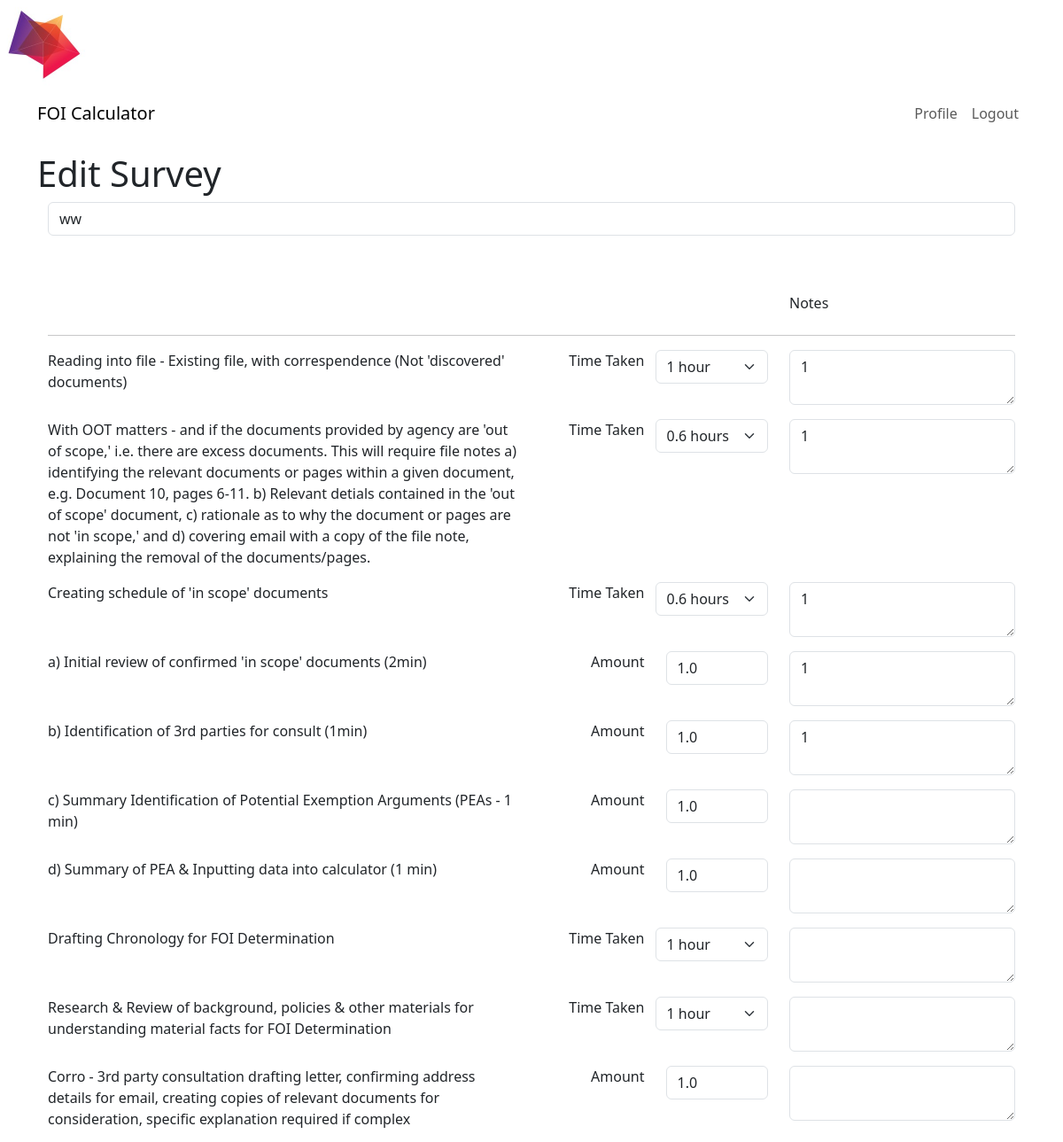
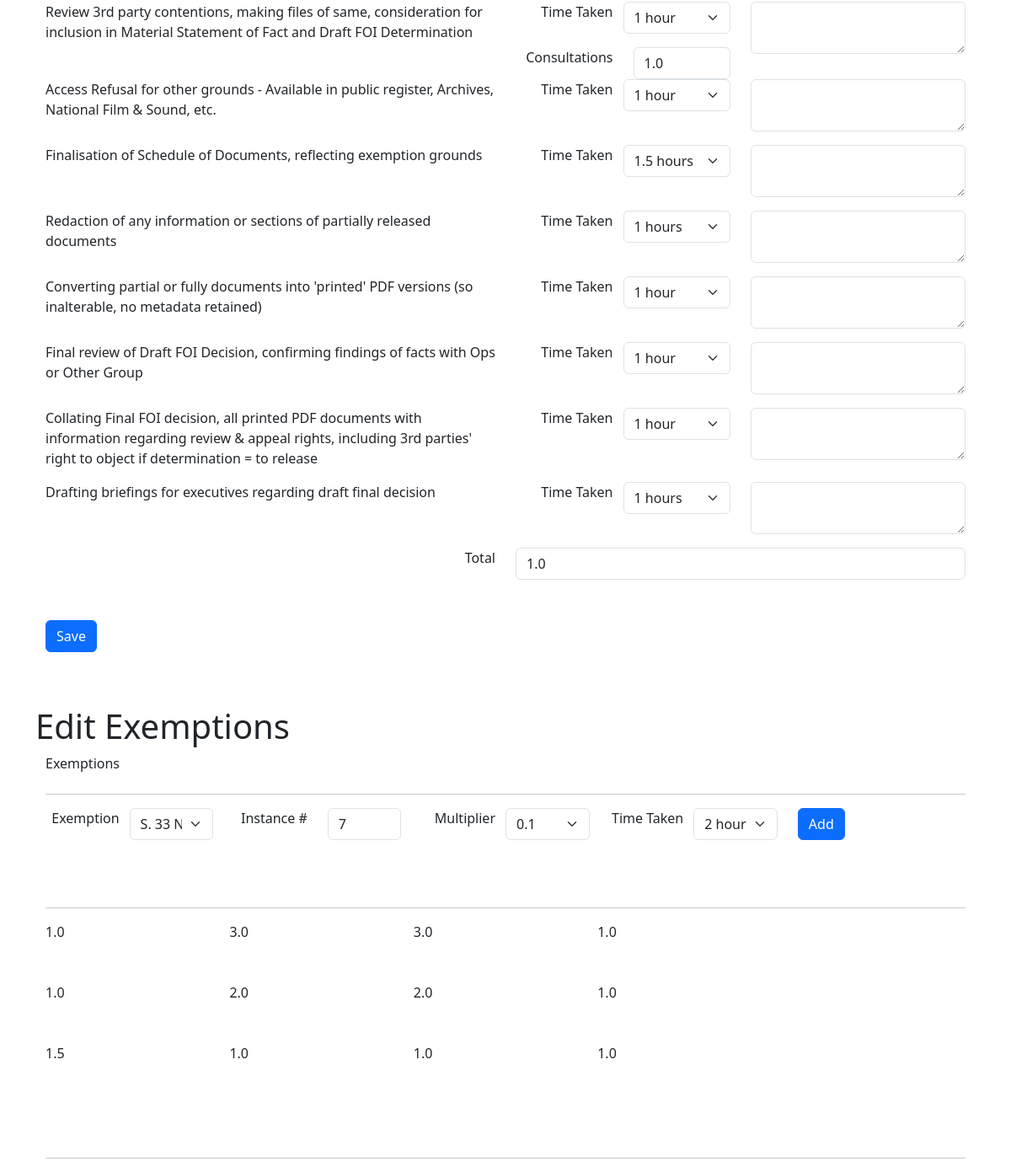
Screenshot of /edit_survey/2 (signed in) with the database file from the repository (2 pictures, top to bottom).
### app/models.py (models this page shows, shortened)
class Survey(db.Model):
    id: so.Mapped[int] = so.mapped_column(primary_key=True, autoincrement=True)
    timestamp: so.Mapped[datetime] = so.mapped_column(
        index=True, default=lambda: datetime.now(timezone.utc))
    user_id: so.Mapped[int] = so.mapped_column(sa.ForeignKey(User.id),
                                               index=True)
    author: so.Mapped[User] = so.relationship(back_populates='surveys')
    survey_name: so.Mapped[str] = so.mapped_column(sa.String(140), nullable=False, default="Untitled Survey")
    exemptions: so.WriteOnlyMapped['Exemption'] = so.relationship(
        back_populates='author')
    field1: so.Mapped[float] = so.mapped_column(sa.Float,nullable=True)
    comment1: so.Mapped[str] = so.mapped_column(sa.String(140), nullable=True)
    field2: so.Mapped[float] = so.mapped_column(sa.Float,nullable=True)
    comment2: so.Mapped[str] = so.mapped_column(sa.String(140),nullable=True)
    field3: so.Mapped[float] = so.mapped_column(sa.Float,nullable=True)
    comment3: so.Mapped[str] = so.mapped_column(sa.String(140),nullable=True)
    field4: so.Mapped[float] = so.mapped_column(sa.Float,nullable=True)
    comment4: so.Mapped[str] = so.mapped_column(sa.String(140),nullable=True)
    field5: so.Mapped[float] = so.mapped_column(sa.Float,nullable=True)
    comment5: so.Mapped[str] = so.mapped_column(sa.String(140),nullable=True)
    field6: so.Mapped[float] = so.mapped_column(sa.Float,nullable=True)
    comment6: so.Mapped[str] = so.mapped_column(sa.String(140),nullable=True)
    field7: so.Mapped[float] = so.mapped_column(sa.Float,nullable=True)
    comment7: so.Mapped[str] = so.mapped_column(sa.String(140),nullable=True)
    field8: so.Mapped[float] = so.mapped_column(sa.Float,nullable=True)
    comment8: so.Mapped[str] = so.mapped_column(sa.String(140),nullable=True)
    field9: so.Mapped[float] = so.mapped_column(sa.Float,nullable=True)
    comment9: so.Mapped[str] = so.mapped_column(sa.String(140),nullable=True)
    field10: so.Mapped[float] = so.mapped_column(sa.Float,nullable=True)
    comment10: so.Mapped[str] = so.mapped_column(sa.String(140),nullable=True)
    field11: so.Mapped[float] = so.mapped_column(sa.Float,nullable=True)
    field12: so.Mapped[float] = so.mapped_column(sa.Float,nullable=True)
    comment12: so.Mapped[str] = so.mapped_column(sa.String(140),nullable=True)
    field13: so.Mapped[float] = so.mapped_column(sa.Float,nullable=True)
    comment13: so.Mapped[str] = so.mapped_column(sa.String(140),nullable=True)
    field14: so.Mapped[float] = so.mapped_column(sa.Float,nullable=True)
    comment14: so.Mapped[str] = so.mapped_column(sa.String(140),nullable=True)
    field15: so.Mapped[float] = so.mapped_column(sa.Float,nullable=True)
    comment15: so.Mapped[str] = so.mapped_column(sa.String(140),nullable=True)
    field16: so.Mapped[float] = so.mapped_column(sa.Float,nullable=True)
    comment16: so.Mapped[str] = so.mapped_column(sa.String(140),nullable=True)
    field17: so.Mapped[float] = so.mapped_column(sa.Float,nullable=True)
    comment17: so.Mapped[str] = so.mapped_column(sa.String(140),nullable=True)
    field18: so.Mapped[float] = so.mapped_column(sa.Float,nullable=True)
    comment18: so.Mapped[str] = so.mapped_column(sa.String(140),nullable=True)
    field19: so.Mapped[float] = so.mapped_column(sa.Float,nullable=True)
    comment19: so.Mapped[str] = so.mapped_column(sa.String(140),nullable=True)
    result: so.Mapped[float] = so.mapped_column(sa.Float,nullable=True)
    def following_exemptions(self):
        return (
        sa.select(Exemption)
        .join(Survey, Exemption.survey_id == Survey.id)  # Fix here
        .where(Survey.id == self.id)
        .group_by(Exemption)
        .order_by(Exemption.timestamp.desc())
    )

class Exemption(db.Model):
    id: so.Mapped[int] = so.mapped_column(primary_key=True)
    exemption_name: so.Mapped[str] = so.mapped_column(sa.String(140))
    exemption_instance: so.Mapped[float] = so.mapped_column(sa.Float)
    exemption_multiplier: so.Mapped[float] = so.mapped_column(sa.Float)
    exemption_time: so.Mapped[float] = so.mapped_column(sa.Float)
    timestamp: so.Mapped[datetime] = so.mapped_column(
        index=True, default=lambda: datetime.now(timezone.utc))
    survey_id: so.Mapped[int] = so.mapped_column(sa.ForeignKey(Survey.id),
                                               index=True)
    author: so.Mapped[Survey] = so.relationship(back_populates='exemptions')

### app/routes.py (the view)
@app.route('/edit_survey/<id>', methods=['GET'])
@login_required
def edit_survey(id):
    survey = db.first_or_404(sa.select(Survey).where(Survey.id == id))
    form1 = EditSurveyForm(id)
    form2 = ExemptionForm()
    form1.survey_name.data = survey.survey_name
    form1.field1.data = survey.field1
    form1.comment1.data = survey.comment1
    form1.field2.data = survey.field2
    form1.comment2.data = survey.comment2
    form1.field3.data = survey.field3
    form1.comment3.data = survey.comment3
    form1.field4.data = survey.field4
    form1.comment4.data = survey.comment4
    form1.field5.data = survey.field5
    form1.comment5.data = survey.comment5
    form1.field6.data = survey.field6
    form1.comment6.data = survey.comment6
    form1.field7.data = survey.field7
    form1.comment7.data = survey.comment7
    form1.field8.data = survey.field8
    form1.comment8.data = survey.comment8
    form1.field9.data = survey.field9
    form1.comment9.data = survey.comment9
    form1.field10.data = survey.field10
    form1.comment10.data = survey.comment10
    form1.field11.data = survey.field11
    form1.field12.data = survey.field12
    form1.comment12.data = survey. comment12
    form1.field13.data = survey.field13
    form1.comment13.data = survey.comment13
    form1.field14.data = survey.field14
    form1.comment14.data = survey.comment14
    form1.field15.data = survey.field15
    form1.comment15.data = survey.comment15
    form1.field16.data = survey. field16
    form1.comment16.data = survey.comment16
    form1.field17.data = survey.field17
    form1.comment17.data = survey.comment17
    form1.field18.data = survey.field18
    form1.comment18.data = survey.comment18
    form1.field19.data = survey.field19
    form1.comment19.data = survey.comment19
    form1.result.data = survey.result
    exemptions = db.paginate(survey.following_exemptions(),error_out=False)
    return render_template('edit_survey.html', exemptions=exemptions.items, survey=survey,title='Edit Survey',
                           form1=form1,form2=form2)

### app/forms.py (called while the page is built)
    @staticmethod
    def load_exemptions():
        choices = []
        csv_file_path = os.path.join(current_app.root_path, 'static', 'dropdowns', 'exemptions.csv')
        with open(csv_file_path, mode='r') as file:
            reader = csv.reader(file)
            for row in reader:
                choices.append((row[0], row[1]))
        return choices

### app/models.py (called while the page is built)
@login.user_loader
def load_user(id):
    return db.session.get(User, int(id))

### app/routes.py (called while the page is built)
@app.before_request
def before_request():
    if current_user.is_authenticated:
        current_user.last_seen = datetime.now(timezone.utc)
        db.session.commit()

### app/templates/edit_survey.html
{% extends "base.html" %}
{% import "form_layouts.html" as wtf %}
{% block content %}
    <h1>Edit Survey</h1>
    <form id="form1" method="post" action="{{ url_for('pass_survey', id=survey.id) }}">
        {{ wtf.survey_form(form1, id='form1') }}
    </form>
    <h1>Edit Exemptions</h1>
    <form id="form2" method="post" action="{{ url_for('pass_exemption', id=survey.id) }}">
        {{ wtf.exemptions_form(form2, exemptions, id='form2') }}
    </form>
{% endblock %}

### app/templates/form_layouts.html (shortened to what this page needs)
{% macro survey_field(field, autofocus) %}
        {%- if field.type == 'BooleanField' %}
              <div class="form-check mb-3">
                {{ field(class='form-check-input') }}
                {{ field.label(class='form-check-label') }}
              </div>
        {%- elif field.type == 'SelectField' %}
        <div class="row">
          <div style="text-align:right !important"class="col p-0">
            {{ field.label(class='form-label') }}
          </div>
          <div class="col">
            {{ field(class='form-select mb-3') }}
          </div>
        </div>
        {%- elif field.type == 'TextAreaField' %}
            <div class="mb-3">
              {% if autofocus %}
                {{ field(class='form-control' + (' is-invalid' if field.errors else ''), autofocus=True) }}
              {% else %}
                {{ field(class='form-control' + (' is-invalid' if field.errors else '')) }}
              {% endif %}
            </div>
        {%- elif field.type == 'StringField' %}
            <div class="mb-3">
              {% if autofocus %}
                {{ field(class='form-control' + (' is-invalid' if field.errors else ''), autofocus=True) }}
              {% else %}
                {{ field(class='form-control' + (' is-invalid' if field.errors else '')) }}
              {% endif %}
            </div>
        {%- elif field.type == 'SubmitField' %}
            {{ field(class='btn btn-primary mb-3') }}
        {%- else %}
            <div class="row">
              <div style="text-align:right !important" class="col">
                {{ field.label(class='form-label') }}
              </div>
              <div class="col">
                {% if autofocus %}
                  {{ field(class='form-control' + (' is-invalid' if field.errors else ''), autofocus=True) }}
                {% else %}
                  {{ field(class='form-control' + (' is-invalid' if field.errors else '')) }}
                {% endif %}
              </div>
            </div>
        {%- endif %}
{% endmacro %}
{% macro three_col_row(middle_field, end_field) %}
    <div class="row p-0">
      <div class="col-6">
          <p>
            {{ middle_field.description }}
          </p>
      </div>
      <div class="col ">
            {{ survey_field(middle_field) }}
      </div>
      <div class="col ">
          {% if end_field.widget.input_type != 'hidden' -%}
            {{ survey_field(end_field) }}
          {%- endif %}
      </div>
    </div>
{% endmacro %}
{% macro three_col_row_extra_field(middle_field, end_field, extra_field) %}
    <div class="row p-0">
      <div class="col-6">
          <p>
            {{ middle_field.description }}
          </p>
      </div>
      <div class="col">
          {% if middle_field.widget.input_type != 'hidden' -%}
            {{ survey_field(middle_field) }}
          {%- endif %}
        {% if extra_field.widget.input_type != 'hidden' -%}
          {{ survey_field(extra_field) }}
        {%- endif %}
      </div>
      <div class="col">
          {% if end_field.widget.input_type != 'hidden' -%}
            {{ survey_field(end_field) }}
          {%- endif %}
      </div>
    </div>
{% endmacro %}
{% macro single_col_row(field) %}
  <div class="row pb-5 align-items-end">
    <div class="col">
          {% if field.widget.input_type != 'hidden' -%}
            {{ survey_field(field) }}
          {%- endif %}
    </div>
  </div>
{% endmacro %}
{% macro banner(left,middle,right) %}
    <div class="row pb-2">
            <div class="col-6">
              {{ left }}
            </div>
            <div class="col ">
            </div>
            <div class="col ">
              {{ right }}
            </div>
    </div>
    <hr>
{% endmacro %}
{% macro exemption_row(e1,e2,e3,e4,e5) %}
    <div class="row pb-5">
      <div class="col">
          {% if e1.widget.input_type != 'hidden' -%}
            {{ survey_field(e1) }}
          {%- endif %}
      </div>
      <div class="col">
          {% if e2.widget.input_type != 'hidden' -%}
            {{ survey_field(e2) }}
          {%- endif %}
      </div>
      <div class="col">
          {% if e3.widget.input_type != 'hidden' -%}
            {{ survey_field(e3) }}
          {%- endif %}
      </div>
      <div class="col">
          {% if e4.widget.input_type != 'hidden' -%}
            {{ survey_field(e4) }}
          {%- endif %}
      </div>
      <div class="col">
          {% if e5.widget.input_type != 'hidden' -%}
            {{ survey_field(e5) }}
          {%- endif %}
      </div>
    </div>
    <hr>
{% endmacro %}
{% macro survey_form(form1, action="", method="post", id="", novalidate=False) %}
    <form
      {%- if action != None %} action="{{ action }}"{% endif -%}
      {%- if method %} method="{{ method }}"{% endif %}
      {%- if id %} id="{{ id }}"{% endif -%}
      {%- if novalidate %} novalidate{% endif -%}>
      <div class="container">
              {{ single_col_row(form1.survey_name)}}
              {{ banner("","","Notes") }}
              {{ three_col_row(form1.field1, form1.comment1)}}
              {{ three_col_row(form1.field2, form1.comment2)}}
              {{ three_col_row(form1.field3, form1.comment3)}}
              {{ three_col_row(form1.field4, form1.comment4)}}
              {{ three_col_row(form1.field5, form1.comment5)}}
              {{ three_col_row(form1.field6, form1.comment6)}}
              {{ three_col_row(form1.field7, form1.comment7)}}
              {{ three_col_row(form1.field8, form1.comment8)}}
              {{ three_col_row(form1.field9, form1.comment9)}}
              {{ three_col_row(form1.field10, form1.comment10)}}
              {{ three_col_row_extra_field(form1.field11, form1.comment12, form1.field12)}}
              {{ three_col_row(form1.field13, form1.comment13)}}
              {{ three_col_row(form1.field14, form1.comment14)}}
              {{ three_col_row(form1.field15, form1.comment15)}}
              {{ three_col_row(form1.field16, form1.comment16)}}
              {{ three_col_row(form1.field17, form1.comment17)}}
              {{ three_col_row(form1.field18, form1.comment18)}}
              {{ three_col_row(form1.field19, form1.comment19)}}
              {{ single_col_row(form1.result)}}
              {{ single_col_row(form1.submit_survey)}}
      </div>
    </form>
{% endmacro %}
{% macro exemptions_form(form2,exemptions, action="", method="post", id="", novalidate=False) %}
    <form
      {%- if action != None %} action="{{ action }}"{% endif -%}
      {%- if method %} method="{{ method }}"{% endif %}
      {%- if id %} id="{{ id }}"{% endif -%}
      {%- if novalidate %} novalidate{% endif -%}>
      <div class="container">
              {{ banner("Exemptions","","") }}
              {{ exemption_row(form2.exemption_name, form2.exemption_instance, form2.exemption_multiplier, form2.exemption_time,form2.submit_exemption) }}
              <div class="row pb-5">
                        {% for exemption in exemptions %}
                        {% include '_exemption.html' %}
                      {% endfor %}
              </div>
              <hr>
      </div>
    </form>
{% endmacro %}

### app/templates/_exemption.html
<div class="row pb-5">
        <div class="col">
            {{ exemption.exemption_name}}
        </div>
        <div class="col">
            {{ exemption.exemption_instance}}
        </div>
        <div class="col">
            {{ exemption.exemption_multiplier}}
        </div>
        <div class="col">
            {{ exemption.exemption_time}}
        </div>
        <div class="col">
        </div>
</div>

### rows the page displays
Survey: survey_name "ww", field1 "1 hour", comment1 "1", field2 "0.6 hours", comment2 "1", field3 "0.6 hours", comment3 "1", field4 "1.0", comment4 "1", field5 "1.0", comment5 "1", field6 "1.0", field7 "1.0", field8 "1 hour", field9 "1 hour", field10 "1.0", field11 "1 hour", field12 "1.0", field13 "1 hour", field14 "1.5 hours", field15 "1 hours", field16 "1 hour", field17 "1 hour", field18 "1 hour", field19 "1 hours", result "1.0"
Exemption: exemption_name "1.0", exemption_instance "3.0", exemption_multiplier "3.0", exemption_time "1.0"
Exemption: exemption_name "1.0", exemption_instance "2.0", exemption_multiplier "2.0", exemption_time "1.0"
Exemption: exemption_name "1.5", exemption_instance "1.0", exemption_multiplier "1.0", exemption_time "1.0"

### other values shown
{{ right }} "Notes"
{{ field.label(class='form-label') }} "Time Taken Time Taken Time Taken Time Taken Time Taken Time Taken Time Taken Time Taken Time Taken Time Taken Time Taken Time Taken Time Taken Exemption Multiplier Time Taken"
{{ field.label(class='form-label') }} "Amount Amount Amount Amount Amount Consultations Total Instance #"
{{ middle_field.description }} "Review 3rd party contentions, making files of same, consideration for inclusion in Material Statement of Fact and Draft FOI Determination"
{{ left }} "Exemptions"
